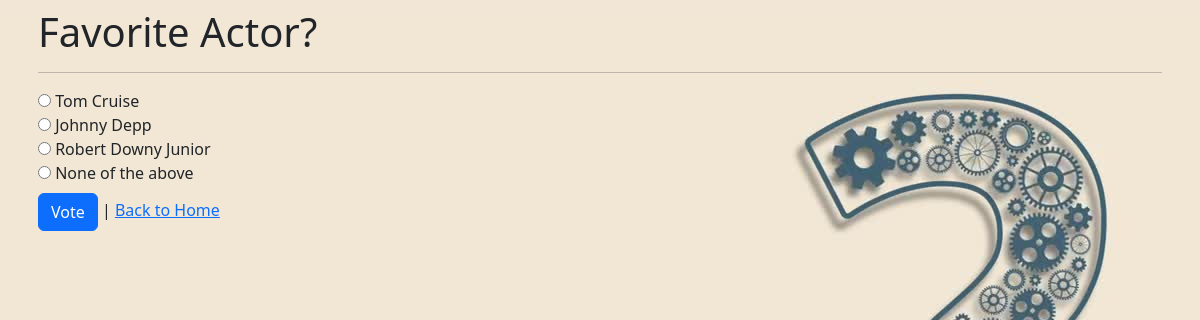
Page /2/ on the committed database.
### demo/models.py (models this page shows, shortened)
class Question(models.Model):
    question_text = models.CharField(max_length=200)
    pub_date = models.DateTimeField("Date Published")

class Choice(models.Model):
    question = models.ForeignKey(Question, on_delete=models.CASCADE)
    choice_text = models.CharField(max_length=200)
    votes = models.IntegerField(default=0)

### demo/views.py (the view)
# urls.py: path("<int:pk>/", views.DetailView.as_view(), name="details"),
class DetailView(generic.DetailView):
    model = Question
    template_name = "demo/details.html"

### demo/templates/demo/details.html (shortened to what this page needs)
<!DOCTYPE html>
{% load static %}
<html lang="en">
    <head>
        <link href="https://cdn.jsdelivr.net/npm/bootstrap@5.3.0-alpha3/dist/css/bootstrap.min.css" rel="stylesheet">
    </head>
    <body background="{% static 'images/background.jpg' %}">
        <div class="container mx-auto p-2">
            <form action="{% url 'demo:votes' question.id %}" method="post">
                <fieldset>
                    <legend><h1>{{ question.question_text }}</h1></legend>
                    <hr/>
                    {% for choice in question.choice_set.all %}
                        <input type="radio" name="choice" id="choice{{ forloop.counter }}" value="{{ choice.id }}">
                        <label for="choice{{ forloop.counter }}">{{ choice.choice_text }}</label><br>
                    {% endfor %}
                </fieldset>
                <div class="mt-2">
                    <button class="btn btn-primary" type="submit">Vote</button> |
                    <a href="{% url 'demo:index' %}">Back to Home</a>
                </div>
            </form>
        </div>
    </body>
</html>

### rows in the picture
Question: question_text "Favorite Actor?"
Choice: choice_text "Tom Cruise"
Choice: choice_text "Johnny Depp"
Choice: choice_text "Robert Downy Junior"
Choice: choice_text "None of the above"
